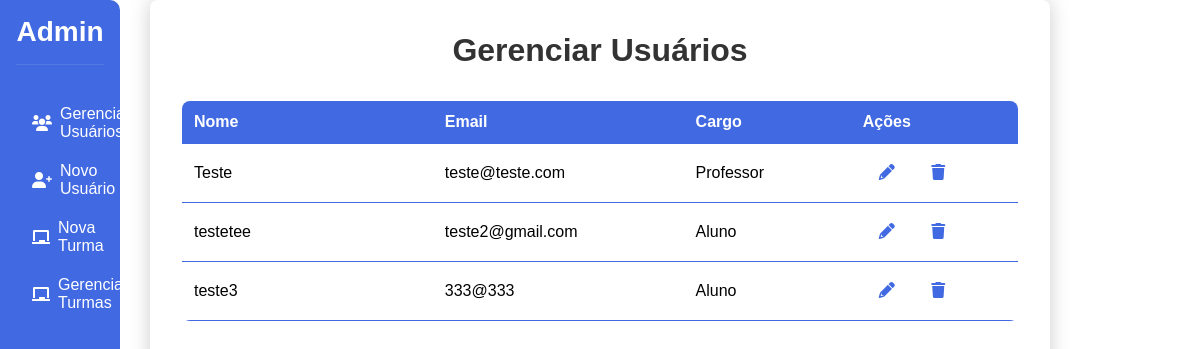
The app's page /admin/CRUD_usuarios/gerenciar_usuarios, older data.
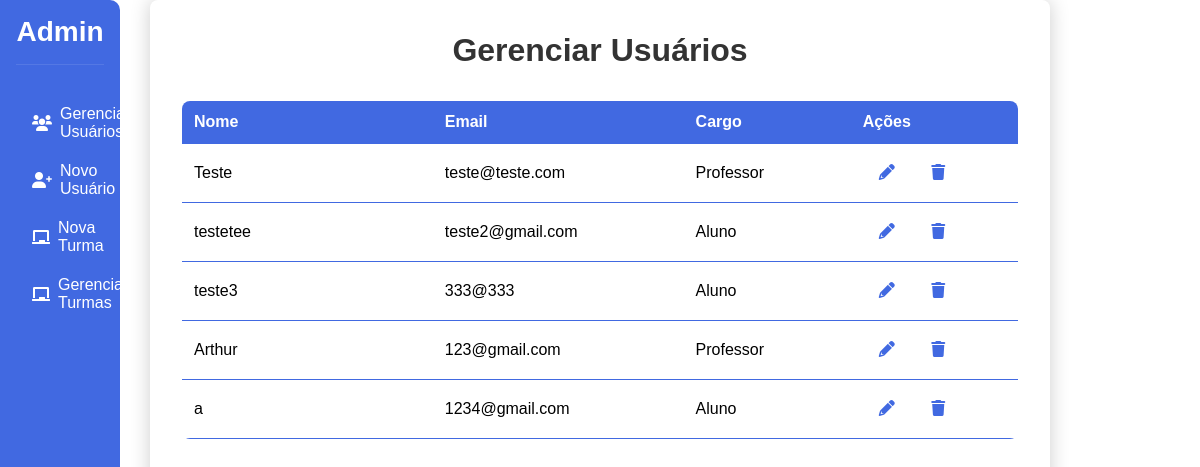
The same page, newer data.
### app.py (models this page shows)
class User(db.Model):
    email = db.Column(db.String(150), unique=True, nullable=False, primary_key=True)
    nome = db.Column(db.String(150), nullable=False)
    cargo = db.Column(db.String(50), nullable=False)
    senha = db.Column(db.String(150), nullable=False)

### app.py (the view, shortened to what this page needs)
@app.route('/admin/CRUD_usuarios/gerenciar_usuarios', methods=['GET', 'POST'])
def gerenciar_usuarios():
    users = User.query.all()
    if request.method == 'GET':
        users = User.query.all()
        return render_template('admin/CRUD_usuarios/gerenciar_usuarios.html', users=users)
    return render_template('admin/CRUD_usuarios/gerenciar_usuarios.html', users=users)

### templates/admin/CRUD_usuarios/gerenciar_usuarios.html (shortened to what this page needs)
<!DOCTYPE html>
<html lang="pt-BR">
<head>
    <link rel="stylesheet" href="{{ url_for('static', filename='css/CRUD_usuarios/gerenciar_usuarios.css') }}">
    <link rel="stylesheet" href="https://cdnjs.cloudflare.com/ajax/libs/font-awesome/6.0.0-beta3/css/all.min.css">
</head>
<body>
    <div class="navbar">
        <h2>Admin</h2>
        <ul>
            <li><a href="{{ url_for('gerenciar_usuarios') }}"><i class="fas fa-users"></i> Gerenciar Usuários</a></li>
            <li><a href="{{ url_for('criar_usuario') }}"><i class="fas fa-user-plus"></i> Novo Usuário</a></li>
            <li><a href="{{ url_for('criar_turma') }}"><i class="fas fa-chalkboard"></i> Nova Turma</a></li>
            <li><a href="{{ url_for('gerenciar_turmas') }}"><i class="fas fa-chalkboard"></i> Gerenciar Turmas</a></li>
        </ul>
    </div>
    <div class="container">
        <h1>Gerenciar Usuários</h1>
        {% if users %}
            <table class="users-table">
                <thead>
                    <tr>
                        <th>Nome</th>
                        <th>Email</th>
                        <th>Cargo</th>
                        <th>Ações</th>
                    </tr>
                </thead>
                <tbody>
                    {% for user in users %}
                        <tr>
                            <td>{{ user.nome }}</td>
                            <td>{{ user.email }}</td>
                            <td>{{ user.cargo }}</td>
                            <td>
                                <a href="{{ url_for('atualizar_usuario', email=user.email) }}" class="action-btn edit-btn"><i class="fas fa-pencil-alt"></i></a>
                                <a onclick="confirmDelete('{{ user.email }}')" class="action-btn delete-btn"><i class="fas fa-trash"></i> </a>
                            </td>
                        </tr>
                    {% endfor %}
                </tbody>
            </table>
        {% else %}
            <p>Nenhum usuário encontrado.</p>
        {% endif %}
    </div>
</body>
</html>

Row changes from the older to the newer data that the page shows:
added User: nome "Arthur", email "123@gmail.com", cargo "Professor"
added User: nome "a", email "1234@gmail.com", cargo "Aluno"
